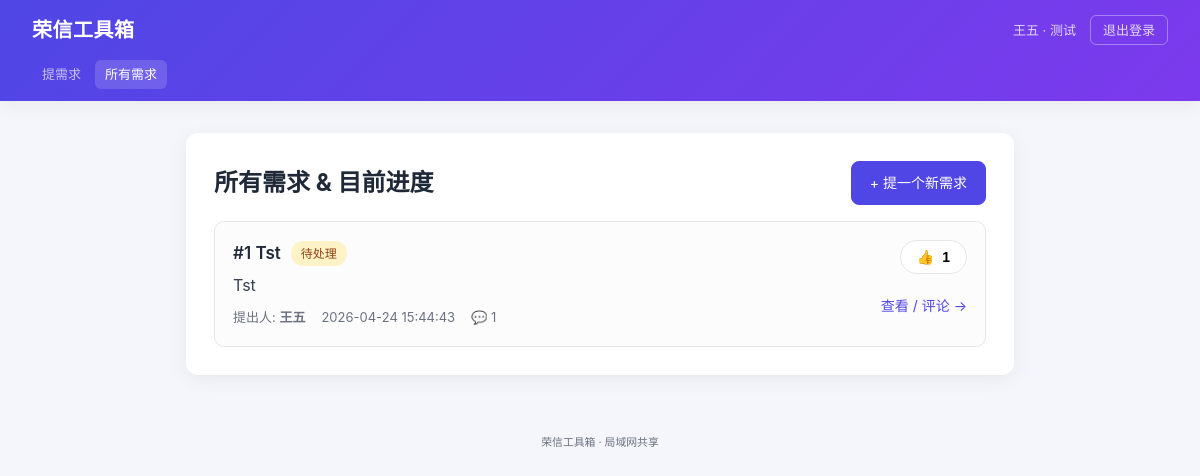
Screenshot of /requests (signed in) with the database file from the repository.
### tables this page shows
CREATE TABLE requirements (
            id INTEGER PRIMARY KEY AUTOINCREMENT,
            title TEXT NOT NULL,
            content TEXT NOT NULL,
            author TEXT NOT NULL,
            image TEXT,
            status TEXT NOT NULL DEFAULT '待处理',
            likes INTEGER NOT NULL DEFAULT 0,
            created_at TEXT NOT NULL,
            ip TEXT
        );

### app.py (the view)
@app.route("/requests")
@login_required
def list_requirements():
    conn = get_db()
    rows = conn.execute(
        "SELECT r.*, "
        "(SELECT COUNT(*) FROM comments c WHERE c.requirement_id = r.id) AS comment_count "
        "FROM requirements r ORDER BY r.id DESC"
    ).fetchall()
    conn.close()
    return render_template("requests_list.html", items=rows)

### app.py (called while the page is built)
def get_db():
    conn = sqlite3.connect(DB_PATH, timeout=10.0)
    conn.row_factory = sqlite3.Row
    conn.execute("PRAGMA foreign_keys = ON")
    conn.execute("PRAGMA journal_mode = WAL")
    conn.execute("PRAGMA busy_timeout = 5000")
    return conn

def login_required(f):
    @wraps(f)
    def decorated(*args, **kwargs):
        if "user_id" not in session:
            return redirect(url_for("login", next=request.path))
        return f(*args, **kwargs)
    return decorated

### templates/requests_list.html (shortened to what this page needs)
{% extends "base.html" %}
{% block subnav %}
<nav class="subnav">
  <a href="{{ url_for('new_requirement') }}" class="{% if request.endpoint == 'new_requirement' %}active{% endif %}">提需求</a>
  <a href="{{ url_for('list_requirements') }}" class="{% if request.endpoint == 'list_requirements' %}active{% endif %}">所有需求</a>
</nav>
{% endblock %}
{% block content %}
<section class="card">
  <div class="list-header">
    <h2>所有需求 &amp; 目前进度</h2>
    <a class="btn primary" href="{{ url_for('new_requirement') }}">+ 提一个新需求</a>
  </div>
  {% if not items %}
    <p class="empty">还没有人提需求，快去提第一个吧 →</p>
  {% else %}
    <ul class="req-list">
      {% for it in items %}
        <li class="req-item">
          <div class="req-main">
            <div class="req-top">
              <a class="req-title" href="{{ url_for('requirement_detail', rid=it.id) }}">
                #{{ it.id }} {{ it.title }}
              </a>
              <span class="status status-{{ it.status }}">{{ it.status }}</span>
            </div>
            <p class="req-content">{{ it.content }}</p>
            <div class="req-meta">
              <span>提出人: <b>{{ it.author }}</b></span>
              <span>{{ it.created_at }}</span>
              <span>💬 {{ it.comment_count }}</span>
            </div>
          </div>
          <div class="req-aside">
            <button class="like-btn" data-id="{{ it.id }}">
              👍 <span class="like-count">{{ it.likes }}</span>
            </button>
            <a class="btn link" href="{{ url_for('requirement_detail', rid=it.id) }}">查看 / 评论 →</a>
          </div>
        </li>
      {% endfor %}
    </ul>
  {% endif %}
</section>
{% endblock %}

### static/style.css (style rules this page uses)
:root { --bg: #f4f6fb; --card: #ffffff; --text: #1f2937; --muted: #6b7280; --primary: #4f46e5; --primary-hover: #4338ca; --border: #e5e7eb; --error: #dc2626; --shadow: 0 4px 20px rgba(0, 0, 0, 0.06); }
* { box-sizing: border-box; }
body { margin: 0; font-family: -apple-system, BlinkMacSystemFont, "PingFang SC", "Microsoft YaHei", "Helvetica Neue", Arial, sans-serif; background: var(--bg); color: var(--text); line-height: 1.6; }
.subnav { display: flex; gap: 4px; padding: 0 0 12px 0; }
.subnav a { color: #ffffffaa; text-decoration: none; font-size: 13px; padding: 4px 10px; border-radius: 6px; transition: all .15s; }
.subnav a:hover, .subnav a.active { color: #fff; background: rgba(255,255,255,.15); }
.card { background: var(--card); border-radius: 12px; padding: 28px; box-shadow: var(--shadow); margin-bottom: 24px; }
.card h2, .card h3 { margin-top: 0; }
.btn { display: inline-block; padding: 10px 18px; border-radius: 8px; border: 1px solid var(--border); background: #fff; color: var(--text); font-size: 14px; cursor: pointer; text-decoration: none; transition: all 0.15s; }
.btn.primary { background: var(--primary); color: #fff; border-color: var(--primary); }
.btn.link { background: none; border: none; color: var(--primary); padding: 10px 0; }
.list-header { display: flex; justify-content: space-between; align-items: center; margin-bottom: 16px; flex-wrap: wrap; gap: 12px; }
.list-header h2 { margin: 0; }
.req-list { list-style: none; padding: 0; margin: 0; display: flex; flex-direction: column; gap: 16px; }
.req-item { display: flex; gap: 20px; padding: 18px; border: 1px solid var(--border); border-radius: 10px; background: #fcfcfd; transition: all 0.15s; }
.req-main { flex: 1; min-width: 0; }
.req-top { display: flex; align-items: center; gap: 10px; margin-bottom: 6px; flex-wrap: wrap; }
.req-title { font-size: 17px; font-weight: 600; color: var(--text); text-decoration: none; }
.req-content { color: #374151; margin: 6px 0; white-space: pre-wrap; word-wrap: break-word; }
.req-meta { display: flex; gap: 16px; font-size: 13px; color: var(--muted); flex-wrap: wrap; margin-top: 8px; }
.req-aside { display: flex; flex-direction: column; gap: 10px; align-items: flex-end; justify-content: space-between; }
.status { display: inline-block; padding: 3px 10px; border-radius: 12px; font-size: 12px; font-weight: 500; }
.status-待处理 { background: #fef3c7; color: #92400e; }
.like-btn { background: #fff; border: 1px solid var(--border); padding: 8px 16px; border-radius: 20px; cursor: pointer; font-size: 14px; transition: all 0.15s; }
.like-count { font-weight: 600; margin-left: 4px; }

### rows the page displays
requirements: id "1", title "Tst", status "待处理", content "Tst", author "王五", created_at "2026-04-24 15:44:43", comment_count "1", likes "1"

### other values shown
{{ session.user_name }} "王五"
{{ session.user_department }} "测试"
